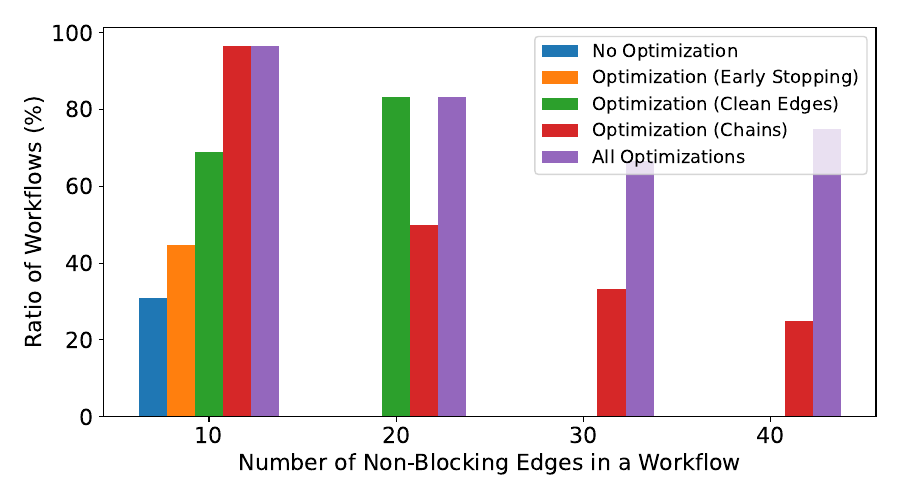

Source code (Python):
import pandas as pd
import matplotlib.pyplot as plt
import numpy as np

plt.rcParams.update({'font.size': 16})
plt.figure(figsize=(9, 5), dpi=300)

seconds = 1
cutoff = seconds * 1000  #ms
# Load the CSV data into a DataFrame
df = pd.read_csv('data.csv', sep="\t")
dic = {}
# Load the CSV data into a DataFrame
df = pd.read_csv('data.csv', sep="\t")
for index, row in df.iterrows():
    key = row["searchSpace"]
    value1 = row["00000-searchTime"]
    value2 = row["00100-searchTime"]
    value3 = row["00001-searchTime"]
    value4 = row["00010-searchTime"]
    value5 = row["00111-searchTime"]

    x1 = row["00000-searchFinished"]
    x2 = row["00100-searchFinished"]
    x3 = row["00001-searchFinished"]
    x4 = row["00010-searchFinished"]
    x5 = row["00111-searchFinished"]
    if key in dic:
        if value1 < cutoff:
            dic[key][0] += 1
        if value2 < cutoff:
            dic[key][1] += 1
        if value3 < cutoff:
            dic[key][2] += 1
        if value4 < cutoff:
            dic[key][3] += 1
        if value5 < cutoff:
            dic[key][4] += 1
        dic[key][5] += 1
    else:
        dic[key] = [
            0,
            0,
            0,
            0,
            0,
            1]
r1 = []
r2 = []
r3 = []
r4 = []
r5 = []
c = []
rx1 = []
rx2 = []
rx3 = []
rx4 = []
rx5 = []
ry1 = []
ry2 = []
ry3 = []
ry4 = []
ry5 = []
k = []
for key, value in sorted(dic.items()):
    k.append(key)
    v1 = value[0] / value[5] * 100
    v2 = value[1] / value[5] * 100
    v3 = value[2] / value[5] * 100
    v4 = value[3] / value[5] * 100
    v5 = value[4] / value[5] * 100
    r1.append(v1)
    r2.append(v2)
    r3.append(v3)
    r4.append(v4)
    r5.append(v5)
    c.append(value[5])

for i, key in enumerate(k):
    print(i, key)
k = [k[9], k[19], k[28], k[37]]
r1 = [r1[9], r1[19], r1[28], r1[37]]
r2 = [r2[9], r2[19], r2[28], r2[37]]
r3 = [r3[9], r3[19], r3[28], r3[37]]
r4 = [r4[9], r4[19], r4[28], r4[37]]
r5 = [r5[9], r5[19], r5[28], r5[37]]

barWidth = 0.15
# Set position of bar on X axis
br2 = np.arange(len(r1))
br1 = [k - barWidth for k in br2]
br3 = [k + barWidth for k in br2]
br4 = [k + barWidth for k in br3]
br5 = [k + barWidth for k in br4]

# Make the plot
plt.bar(br1, r1, width=barWidth, label='No Optimization')
plt.bar(br2, r3, width=barWidth, label='Optimization (Early Stopping)')
plt.bar(br3, r4, width=barWidth, label='Optimization (Clean Edges)')
plt.bar(br4, r2, width=barWidth, label='Optimization (Chains)')
plt.bar(br5, r5, width=barWidth, label='All Optimizations')

plt.xticks([r + barWidth for r in range(len(r1))], labels=["10", "20", "30", "40"])

plt.xlabel('Number of Non-Blocking Edges in a Workflow')
plt.ylabel('Ratio of Workflows (%)')
plt.legend(loc='upper right', prop={'size': 13})
plt.tight_layout()
plt.savefig('ablation-chain-time.pdf', format='pdf')
plt.show()
